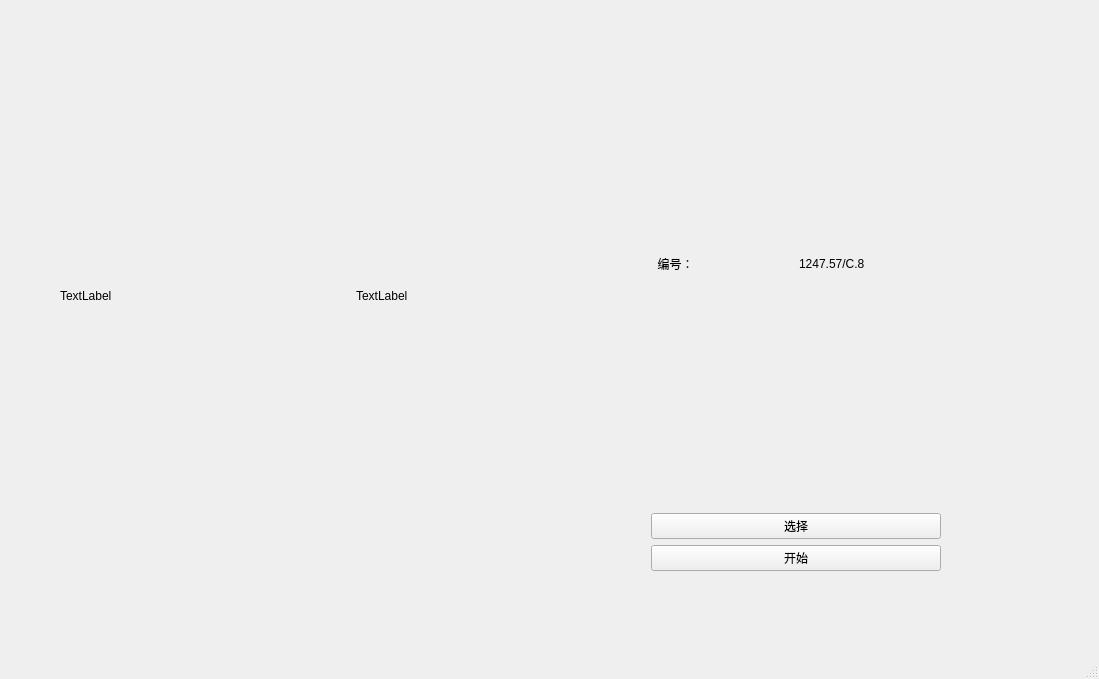
<?xml version="1.0" encoding="UTF-8"?>
<ui version="4.0">
 <class>MainWindow</class>
 <widget class="QMainWindow" name="MainWindow">
  <property name="geometry">
   <rect>
    <x>0</x>
    <y>0</y>
    <width>1099</width>
    <height>679</height>
   </rect>
  </property>
  <property name="windowTitle">
   <string>MainWindow</string>
  </property>
  <widget class="QWidget" name="centralwidget">
   <widget class="QWidget" name="horizontalLayoutWidget_3">
    <property name="geometry">
     <rect>
      <x>60</x>
      <y>20</y>
      <width>881</width>
      <height>551</height>
     </rect>
    </property>
    <layout class="QHBoxLayout" name="horizontalLayout_3">
     <item>
      <widget class="QLabel" name="label2">
       <property name="text">
        <string>TextLabel</string>
       </property>
      </widget>
     </item>
     <item>
      <widget class="QLabel" name="label1">
       <property name="text">
        <string>TextLabel</string>
       </property>
      </widget>
     </item>
     <item>
      <layout class="QHBoxLayout" name="horizontalLayout">
       <item>
        <layout class="QVBoxLayout" name="verticalLayout_5">
         <item>
          <layout class="QVBoxLayout" name="verticalLayout_2">
           <item>
            <layout class="QVBoxLayout" name="verticalLayout">
             <item>
              <layout class="QVBoxLayout" name="verticalLayout_4">
               <item>
                <layout class="QVBoxLayout" name="verticalLayout_3">
                 <item>
                  <layout class="QHBoxLayout" name="horizontalLayout_2">
                   <item>
                    <widget class="QLabel" name="label">
                     <property name="text">
                      <string>  编号：</string>
                     </property>
                    </widget>
                   </item>
                   <item>
                    <widget class="QLabel" name="label_3">
                     <property name="text">
                      <string>1247.57/C.8</string>
                     </property>
                    </widget>
                   </item>
                  </layout>
                 </item>
                </layout>
               </item>
              </layout>
             </item>
             <item>
              <widget class="QPushButton" name="pushButton_2">
               <property name="text">
                <string>选择</string>
               </property>
              </widget>
             </item>
             <item>
              <widget class="QPushButton" name="pushButton">
               <property name="text">
                <string>开始</string>
               </property>
              </widget>
             </item>
            </layout>
           </item>
          </layout>
         </item>
        </layout>
       </item>
      </layout>
     </item>
    </layout>
   </widget>
  </widget>
  <widget class="QMenuBar" name="menubar">
   <property name="geometry">
    <rect>
     <x>0</x>
     <y>0</y>
     <width>1099</width>
     <height>26</height>
    </rect>
   </property>
  </widget>
  <widget class="QStatusBar" name="statusbar"/>
 </widget>
 <resources/>
 <connections/>
</ui>
